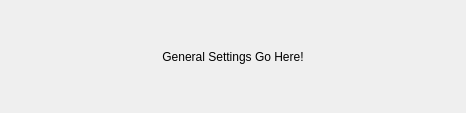
<?xml version="1.0" encoding="UTF-8"?>
<ui version="4.0">
 <class>GeneralSettingsPage</class>
 <widget class="QWidget" name="GeneralSettingsPage">
  <property name="geometry">
   <rect>
    <x>0</x>
    <y>0</y>
    <width>466</width>
    <height>113</height>
   </rect>
  </property>
  <property name="sizePolicy">
   <sizepolicy hsizetype="Preferred" vsizetype="Preferred">
    <horstretch>0</horstretch>
    <verstretch>0</verstretch>
   </sizepolicy>
  </property>
  <property name="windowTitle">
   <string>Form</string>
  </property>
  <layout class="QVBoxLayout" name="verticalLayout">
   <property name="spacing">
    <number>9</number>
   </property>
   <property name="sizeConstraint">
    <enum>QLayout::SetMinimumSize</enum>
   </property>
   <property name="leftMargin">
    <number>9</number>
   </property>
   <property name="topMargin">
    <number>9</number>
   </property>
   <property name="rightMargin">
    <number>9</number>
   </property>
   <property name="bottomMargin">
    <number>9</number>
   </property>
   <item>
    <widget class="QLabel" name="label">
     <property name="text">
      <string>General Settings Go Here!</string>
     </property>
     <property name="alignment">
      <set>Qt::AlignCenter</set>
     </property>
    </widget>
   </item>
  </layout>
 </widget>
 <resources/>
 <connections/>
</ui>
